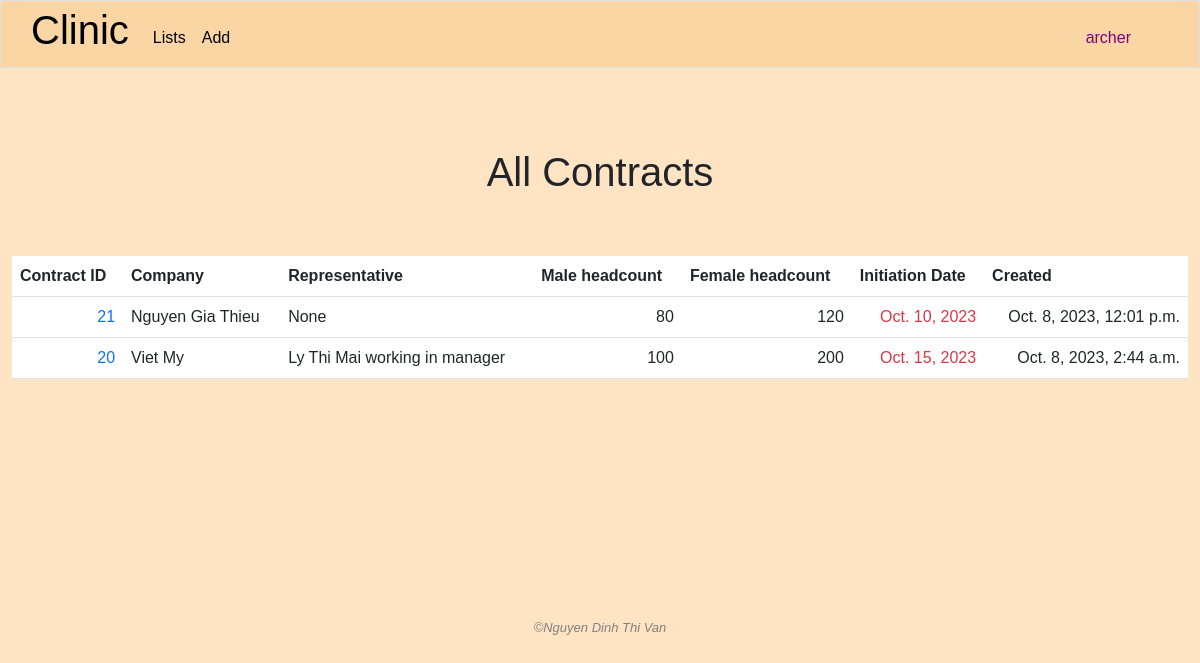
The page /all_contracts (signed in) on the database as committed earlier.
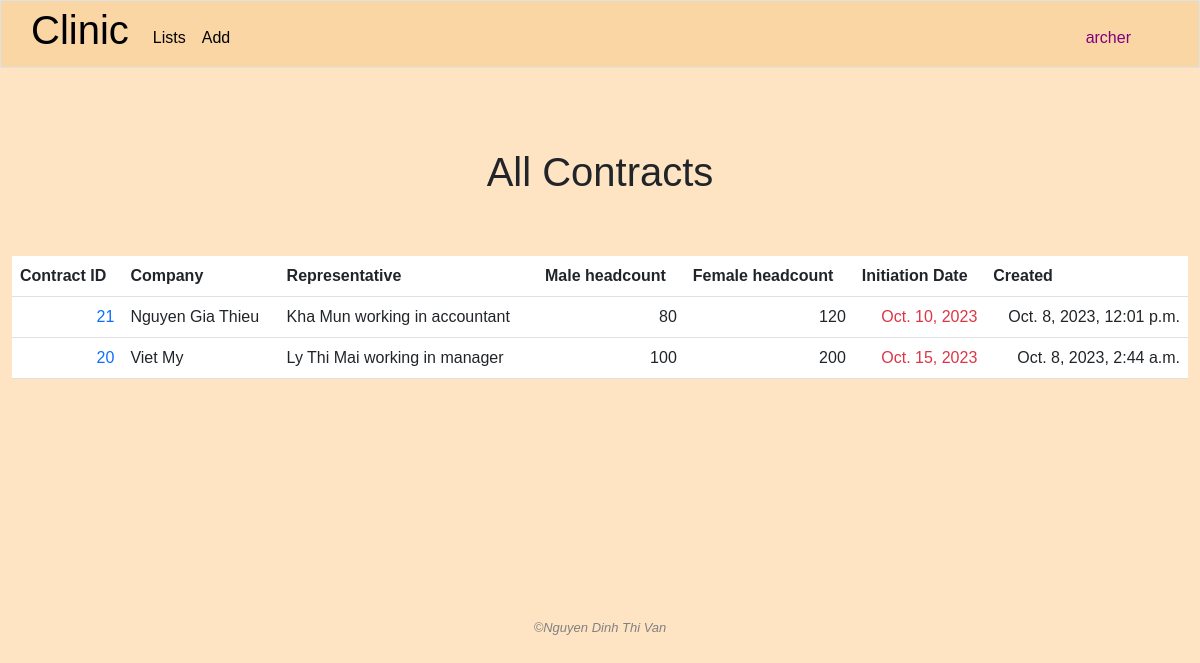
The same page on the database as committed later.
### clinic/models.py (models this page shows, shortened)
class Contract(models.Model):
    client = models.ForeignKey(Company, on_delete=models.CASCADE, related_name='contracts')
    services = models.ManyToManyField(Service, related_name='contracts')
    male_headcount = models.IntegerField()
    female_headcount = models.IntegerField()
    total_value = models.IntegerField(blank=True, null=True)
    discount = models.DecimalField(max_digits=5, decimal_places=2, default=0.00)
    revenue = models.IntegerField(blank=True, null=True)
    initiation_date = models.DateField(blank=True, null=True)
    created = models.DateTimeField(auto_now_add=True)
    created_by = models.ForeignKey(User, on_delete=models.SET_NULL, blank=True, null=True, related_name='contracts_added')
    pdf_file = models.FileField(upload_to='uploaded_files/', blank=True, null=True)
    archived = models.BooleanField(default=False)
    archived_date = models.DateTimeField(blank=True, null=True)
    archived_by = models.ForeignKey(User, on_delete=models.SET_NULL, blank=True, null=True, related_name="archived_contracts")

class Company(models.Model):
    name = models.CharField(max_length=255)
    industry = models.CharField(max_length=255)
    address = models.TextField()
    representative = models.ForeignKey('People', on_delete=models.SET_NULL, blank=True, null=True, related_name="companies")
    male_headcount = models.IntegerField()
    female_headcount = models.IntegerField()
    created_by = models.ForeignKey(User, on_delete=models.SET_NULL, blank=True, null=True, related_name="add_companies")
    modified_by = models.ForeignKey(User, on_delete=models.SET_NULL, blank=True, null=True, related_name="modified_companies")

class People(models.Model):
    name = models.CharField(max_length=255)
    company = models.ManyToManyField(Company,related_name="contact")
    position = models.TextField(blank=True)
    email = models.CharField(max_length=255)
    phone = models.CharField(max_length=255)
    note = models.TextField(blank=True)
    created_by = models.ForeignKey(User, on_delete=models.SET_NULL, blank=True, null=True, related_name='add_people')
    modified_by = models.ForeignKey(User, on_delete=models.SET_NULL, blank=True, null=True, related_name='modified_person')
    def __str__(self):
        return f"{self.name} working in {self.position}"

### clinic/views.py (the view)
# urls.py: path('all_contracts', views.all_contracts, name="all_contracts"),
@login_required
def all_contracts(request):
    contracts = Contract.objects.filter(archived=False).order_by('initiation_date')
    today = date.today()
    for contract in contracts:
        if days_between(str(today), str(contract.initiation_date)) <= 10:
            contract.in_within_10_days = True
        else:
            contract.in_within_10_days = False
    return render(request, "clinic/contracts.html", {
        "contracts": contracts,
        "today": today
    })

### clinic/helpers.py (called while the page is built)
def days_between(d1, d2):
    d1 = datetime.strptime(d1, '%Y-%m-%d')
    d2 = datetime.strptime(d2, '%Y-%m-%d')
    return (d2 - d1).days

### clinic/templates/clinic/contracts.html (shortened to what this page needs)
{% extends "clinic/layout.html" %}
{% load static %}
{% block main %}
    <h1 class="text-center page-title">All Contracts</h1>
    <div class="container-fluid">
        <table class="table table-hover">
            <thead>
                <tr>
                    <th>
                        Contract ID
                    </th>
                    <th>
                        Company
                    </th>
                    <th>
                        Representative
                    </th>
                    <th>
                        Male headcount
                    </th>
                    <th>
                        Female headcount
                    </th>
                    <th>
                        Initiation Date
                    </th>
                    <th>
                        Created
                    </th>
                </tr>
            </thead>
            <tbody>
                {% for contract in contracts %}
                    <tr>
                        <td class="text-end">
                            <a class="no-underline" href="{% url 'contract_detail' contract_id=contract.id %}">
                                {{ contract.id }}
                            </a>
                        </td>
                        <td>{{ contract.client.name }}</td>
                        <td>{{ contract.client.representative }}</td>
                        <td class="text-end">{{ contract.male_headcount }}</td>
                        <td class="text-end">{{ contract.female_headcount }}</td>
                        <td class="text-end {% if contract.in_within_10_days %} text-danger {% endif %}">{{ contract.initiation_date }}</td>
                        <td class="text-end">{{ contract.created }}</td>
                    </tr>
                {% endfor %}
            </tbody>
        </table>
    </div>
{% endblock %}

Rows that differ between the two databases and show on the page:
changed through a linked row, Contract "Nguyen Gia Thieu": client.representative "None" → "Kha Mun working in accountant"
